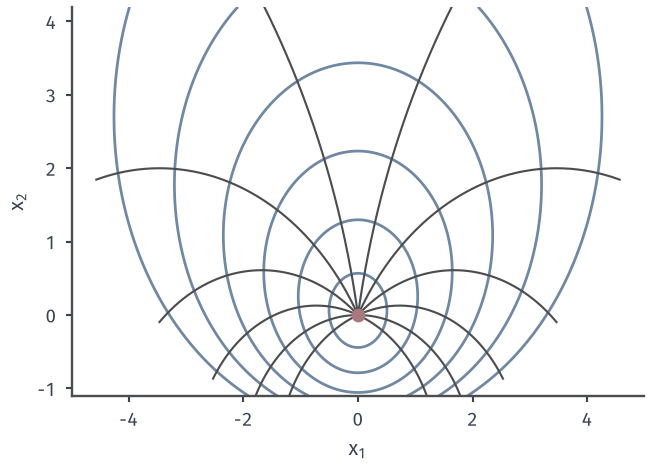

This figure's Python source:
from pathlib import Path
import sys
ROOT = next(p for p in Path(__file__).resolve().parents if (p/"build.sh").is_file() and (p/"tex/book.tex").is_file())
sys.path.insert(0, str(ROOT/"figures/06-differential-equations/02-partial-differential-equations/matplotlib/hj-common"))
from hj_common import *
HERE = Path(__file__).resolve().parent
# Target: H(x,p)=c(x)|p|, c=1+a*x2 with a=.5, source at origin. Rays from RK4 on the characteristic system,
# level curves from the closed-form arrival time T=arccosh(1+a^2 r^2/(2 c c0))/a. Prints mismatch along rays.
fig, ax = figure(width_mm=92, height_mm=66)
style(ax)
a=.5
def c(x,y): return 1+a*y
def TT(x,y): return np.arccosh(1+a*a*(x*x+y*y)/(2*c(x,y)))/a
xs=np.linspace(-5,5,601); ys=np.linspace(-1.1,4.2,401); X,Y=np.meshgrid(xs,ys)
ax.contour(X,Y,TT(X,Y),levels=[.5,1,1.5,2,2.5,3],colors=[BLUE],linewidths=1.1)
def rhs(s):
    x,y,px,py=s; n=np.hypot(px,py); cc=c(x,y)
    return np.array([cc*px/n,cc*py/n,0.0,-a*n])
worst=0
for th in np.deg2rad(np.arange(-20,201,20)):
    s=np.array([0,0,np.cos(th),np.sin(th)],float); h=.01; tr=[s[:2].copy()]; t=0
    while t<3.2-1e-9:
        k1=rhs(s);k2=rhs(s+h/2*k1);k3=rhs(s+h/2*k2);k4=rhs(s+h*k3); s=s+h/6*(k1+2*k2+2*k3+k4); t+=h; tr.append(s[:2].copy())
    worst=max(worst,abs(TT(s[0],s[1])-t))
    tr=np.array(tr); ax.plot(tr[:,0],tr[:,1],color=LINE,lw=.85)
print('max |T(ray end)-t| =',worst)
ax.plot([0],[0],'o',ms=4.5,color=RED,zorder=6)
ax.set_xlim(-5,5); ax.set_ylim(-1.1,4.2); ax.set_xlabel('$x_1$'); ax.set_ylabel('$x_2$')
save(fig,HERE,'figure',{'formula':'c=1+.5 x2; T closed form; rays RK4 h=.01','max_mismatch':float(worst)})
